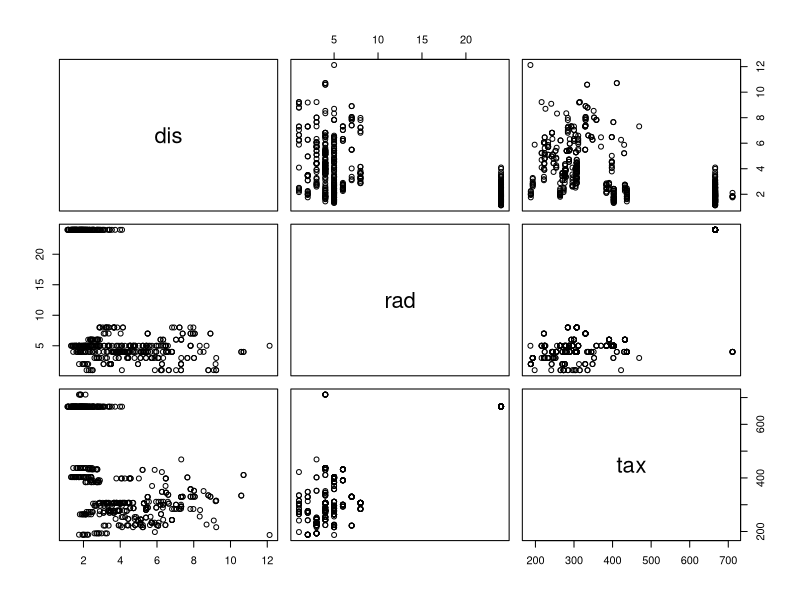
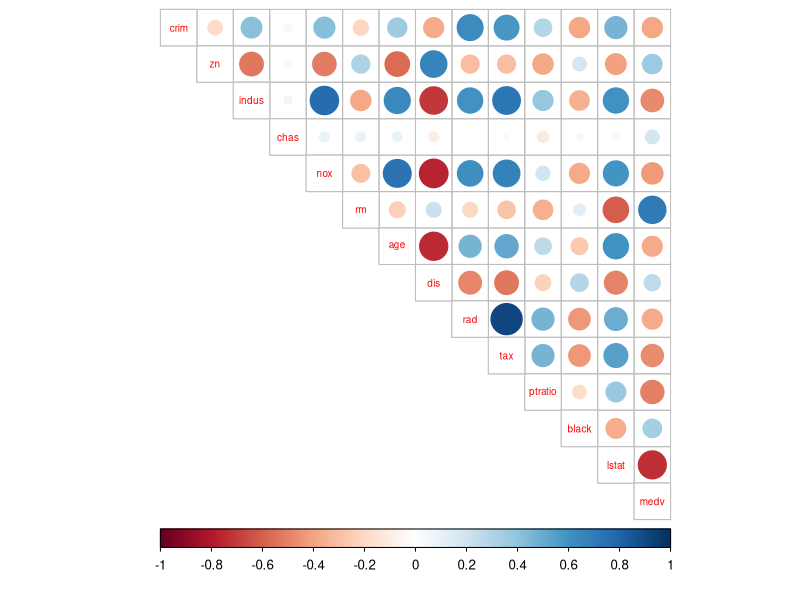
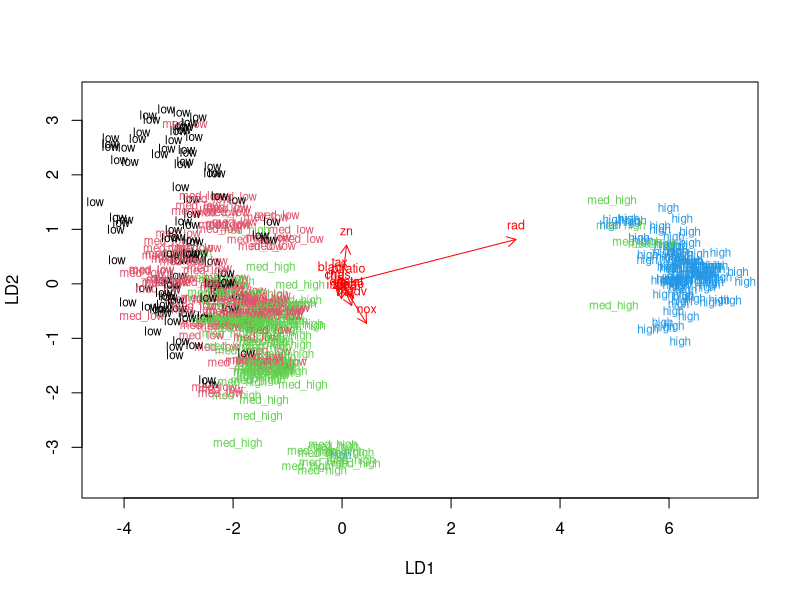
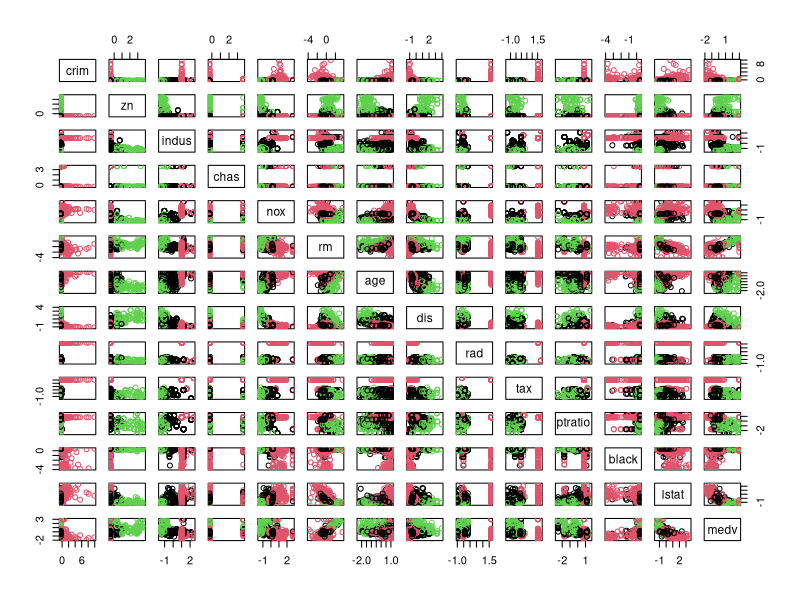
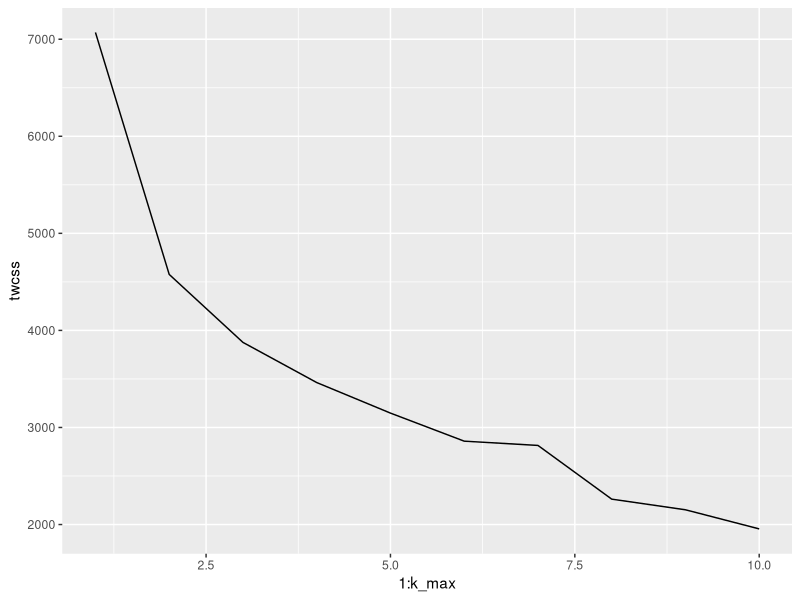
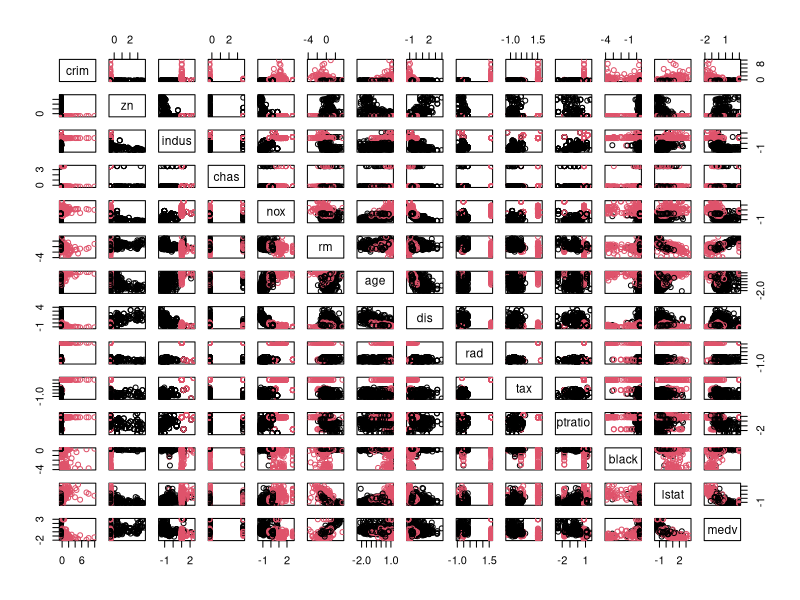

Source code (R) for these figures, in order:
## ---- chunk 1
library(MASS)
data("Boston")
## ---- chunk 2
str(Boston)
dim(Boston)
## ---- chunk 3
summary(Boston)
pairs(Boston[8:10])
## ---- chunk 4
library(tidyr)
cor_matrix<-cor(Boston) %>% round(2)
cor_matrix
## ---- chunk 5

library(corrplot)
corrplot(cor_matrix, method="circle", type = 'upper', cl.pos ="b", tl.pos = 'd', tl.cex = 0.6)
## ---- chunk 6
boston_scaled <- scale(Boston)
## ---- chunk 7
summary(boston_scaled) 
## ---- chunk 8
class(boston_scaled)
## ---- chunk 9
boston_scaled <- as.data.frame(boston_scaled)
summary(boston_scaled) 
## ---- chunk 10
summary(boston_scaled$crim) 
## ---- chunk 11
bins <- quantile(boston_scaled$crim) %>% round(4)
bins
getwd()
setwd('D:/github/IODS-project')
## ---- chunk 12
crime <- cut(boston_scaled$crim, breaks = bins, include.lowest = TRUE, label = c('low', 'med_low', 'med_high', 'high'))
table(crime)
boston_scaled <- dplyr::select(boston_scaled, -crim)
boston_scaled <- data.frame(boston_scaled, crime)

## ---- chunk 13
n <- nrow(boston_scaled)
n
## ---- chunk 14
ind <- sample(n,  size = n * 0.8)
## ---- chunk 15
train <- boston_scaled[ind,]
## ---- chunk 16
lda.fit <- lda(crime ~ ., data = train)
lda.fit
## ---- chunk 17
lda.arrows <- function(x, myscale = 1, arrow_heads = 0.1, color = "red", tex = 0.75, choices = c(1,2)){
  heads <- coef(x)
  arrows(x0 = 0, y0 = 0, 
         x1 = myscale * heads[,choices[1]], 
         y1 = myscale * heads[,choices[2]], col=color, length = arrow_heads)
  text(myscale * heads[,choices], labels = row.names(heads), 
       cex = tex, col=color, pos=3)
}
lda.arrows
## ---- chunk 18
classes <- as.numeric(train$crime)
## ---- chunk 19
plot(lda.fit, dimen = 2, col = classes, pch = classes)
lda.arrows(lda.fit, myscale = 1)
## ---- chunk 20
test <- boston_scaled[-ind,]
## ---- chunk 21
correct_classes <- test$crime
## ---- chunk 22
test <- dplyr::select(test, -crime)
## ---- chunk 23
lda.pred <- predict(lda.fit, newdata = test)
## ---- chunk 24
table(correct = correct_classes, predicted = lda.pred$class)
## ---- chunk 25
data('Boston')
## ---- chunk 26
boston_scaled <- scale(Boston)
## ---- chunk 27
summary(boston_scaled) 
## ---- chunk 28
dist_man <- dist(boston_scaled, method = "manhattan" ) 
summary(dist_man)
## ---- chunk 29
km <-kmeans(boston_scaled, centers = 3)
## ---- chunk 30
pairs(boston_scaled, col = km$cluster)
## ---- chunk 31
library(ggplot2)
set.seed(123)
## ---- chunk 32
k_max <- 10
## ---- chunk 33

twcss <- sapply(1:k_max, function(k){kmeans(boston_scaled, k)$tot.withinss})
qplot(x = 1:k_max, y = twcss, geom = 'line')
## ---- chunk 34
km <-kmeans(boston_scaled, centers = 2)
pairs(boston_scaled, col = km$cluster)
## ---- chunk 35
data('Boston')
boston_scaled <- scale(Boston)
fit <-kmeans(boston_scaled, 4)

## ---- chunk 36
aggregate(boston_scaled,by=list(fit$cluster),FUN=mean)
## ---- chunk 37
aggregate(boston_scaled,by=list(fit$cluster),FUN=mean)
## ---- chunk 38
boston_scaled_1 <- data.frame(boston_scaled, fit$cluster)

